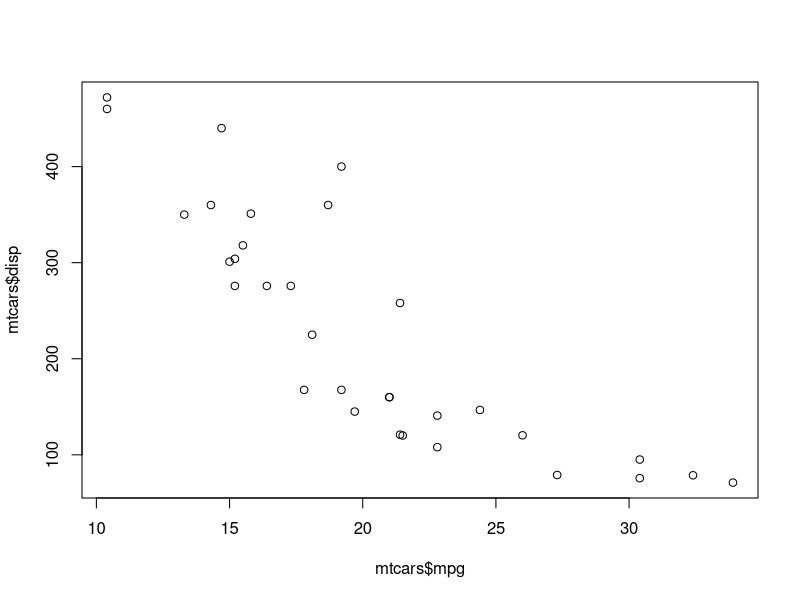
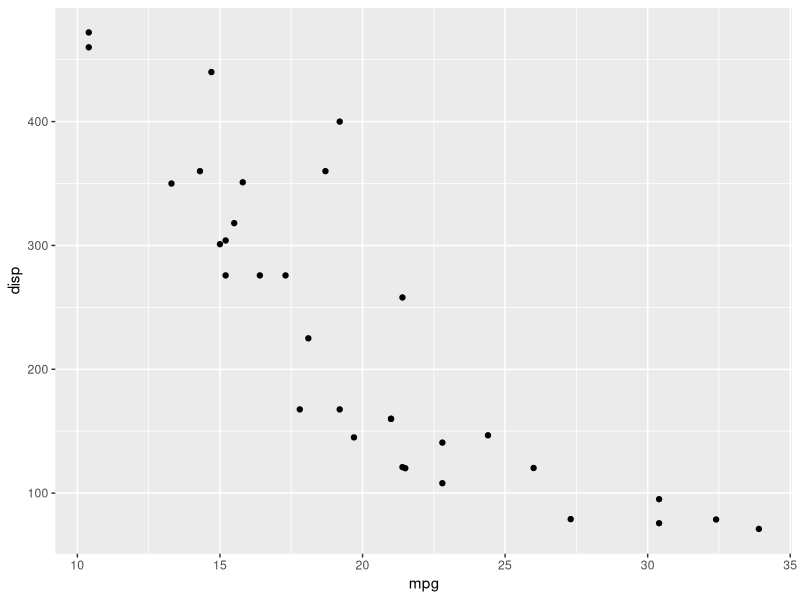

Source code (R) for these figures, in order: (Note: this script raises an error after producing the figures.)
# VERSIONAMENTO DE SCRIPT VIA GIT E GITHUB

# Tools > Global Options >  GIT
# Definir caminho de git = usr/bin/git

# Commit - Anotações do que foi feito de novo na nova versão. Data. Outras observações para cada versão. Cada Commit é uma versão. Detalhes do comitt mostram as alterações realizadas

library(ggplot2)

plot (mtcars$mpg, mtcars$disp)

ggplot(mtcars, aes(x = mpg, y = disp)) + geom_point()

# Adicionando texto para sincronizar com Github on line
# Previamente foi criado um repositorio na conta online.
# Criar um novo projeto, com a terceira opção (version control).
# Criar commit
Adicionando
